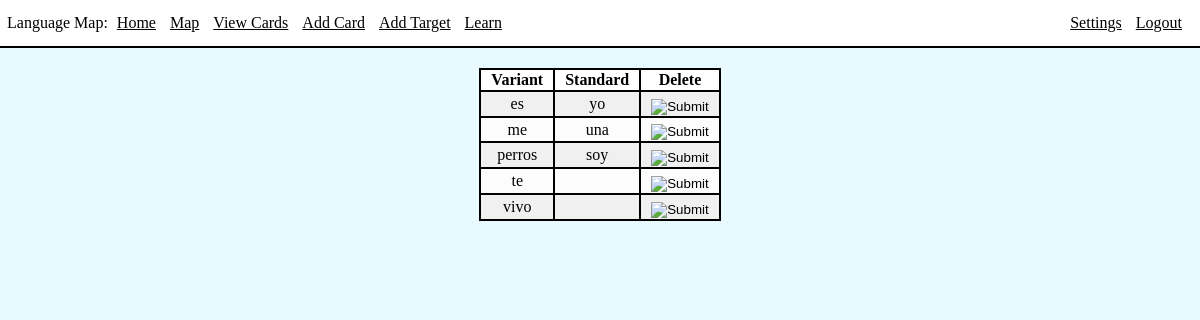
/variants (signed in), run on the app's committed database.
### app/models.py (models this page shows, shortened)
class Variant(db.Model):
    id = db.Column(db.Integer, primary_key=True)
    varWord = db.Column(db.String(20), index=True)
    standardID = db.Column(db.Integer, db.ForeignKey('card.id'))

class Card(db.Model):
    id = db.Column(db.Integer, primary_key=True)
    word = db.Column(db.String(64), index=True, unique=True)
    translation = db.Column(db.String(1000), index=True)
    status = db.Column(db.String(64), index=True)
    nextReviewDate = db.Column(db.Date, index=True)
    lastInterval = db.Column(db.Integer)
    variants = db.relationship("Variant", backref='card', lazy=True)

### app/routes.py (the view)
@app.route('/variants', methods=['GET', 'POST'])
@login_required
def variants():
    variants = Variant.query.filter().order_by(Variant.varWord)
    return render_template('variants.html', title='Manage Variants', variants=variants)

### app/models.py (called while the page is built)
@login.user_loader
def load_user(id):
    return User.query.get(int(id))

### app/templates/variants.html
{% extends 'base.html' %}
{% block content %}
    <div class="int">
        <table>
            <thead>
                <th>Variant</th>
                <th>Standard</th>
                <th>Delete</th>
            </thead>
            <tbody>
            {% for variant in variants %}
            <tr>
                <td>{{ variant.varWord }}</td>
                <td>{{ variant.card.word }}</td>
                <td>
                    <form action="{{ url_for('deleteVariant', variantID=variant.id) }}" method="POST">
                        <input type="image" class="btnimg" src="../static/images/delete.png">
                    </form>
                </td>
            </tr>
            {% endfor %}
            </tbody>
        </table>
    </div>
{% endblock %}

### app/static/style.css (style rules this page uses)
html, body { background-color: rgb(232, 250, 255); margin: 0px; padding: 0px; }
.int { margin: 20px; }
table { margin-left: auto; margin-right: auto; border: 2px solid black; text-align: center; border-collapse: collapse; }
thead { background-color: white; }
th, td { border: 2px solid black; padding-left: 10px; padding-right: 10px; }
tbody { background-color: rgb(240, 240, 240); }
tr:nth-child(even) { background-color: rgb(252, 252, 252); }
.btnimg { position: relative; margin-top: 10%; margin-left: auto; }

### data on the page
Variant: varWord "es", card.word "yo"
Variant: varWord "me", card.word "una"
Variant: varWord "perros", card.word "soy"
Variant: varWord "te"
Variant: varWord "vivo"
